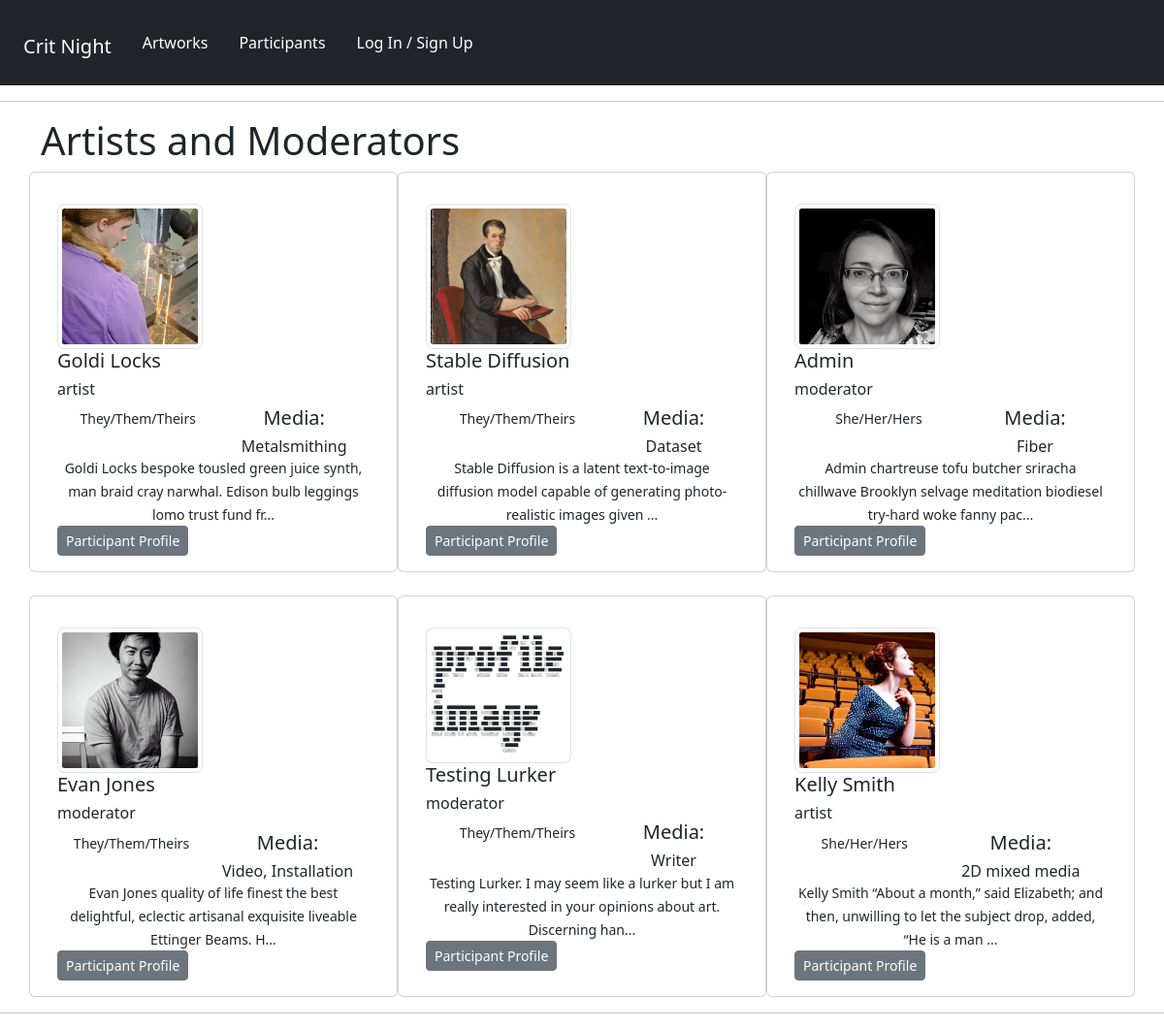
The page /panelists/ on the database its author committed.
### panelists/models.py (models this page shows, shortened)
class Profile(models.Model):
    user = models.OneToOneField(User, on_delete=models.CASCADE, null=True, blank=True)
    name = models.CharField(max_length=200, null=True, blank=True)
    ROLE_TYPE = (
        ("moderator", "Moderator"),
        ("artist", "Artist"),
    )
    role = models.CharField(max_length=200, null=True, choices=ROLE_TYPE)
    media = models.CharField(max_length=200, null=True, blank=True)
    email = models.EmailField(max_length=500, null=True, blank=True)
    username = models.CharField(max_length=200, null=True, blank=True)
    pronouns = models.CharField(max_length=200, null=True, blank=True)
    brief_bio = models.TextField(max_length=1500, null=True, blank=True)
    profile_image = models.ImageField(
        null=True,
        blank=True,
        upload_to="profiles/",
        default="profiles/default-profile.png",
    )
    website = models.CharField(max_length=200, null=True, blank=True)
    social_insta = models.CharField(max_length=200, blank=True, null=True)
    social_twitter = models.CharField(max_length=200, blank=True, null=True)
    social_other = models.CharField(max_length=200, blank=True, null=True)
    created = models.DateTimeField(auto_now_add=True)
    id = models.UUIDField(
        default=uuid.uuid4, unique=True, primary_key=True, editable=False
    )

### panelists/views.py (the view)
# urls.py: path("", views.profiles, name="profiles"),
def profiles(request):
    profiles = Profile.objects.all()
    context = {"profiles": profiles}
    return render(request, "panelists/profiles.html", context)

### panelists/templates/panelists/profiles.html (shortened to what this page needs)
{% extends 'main.html' %}
{% block content %}
      <div class="container">
        <h1>Artists and Moderators</h1>
        <div class="row row-cols-1 row-cols-md-3 g-4">
            {% for profile in profiles %}
              <div class="card">
                <div class="card-body">
                  <img src="{{ profile.profile_image.url  }}" class="card-img-top img-thumbnail" style="max-width: 150px; border-radius:5%;"  alt="profile image">
                  <h5 class="card-title">{{profile.name}}</h5>
                  <h6 class="card-title">{{profile.role}}</h6>
                      <ul class="nav nav-pills nav-fill art-skills">
                        <li class="nav-item">
                          <p class="card-text"><small>{{profile.pronouns}}</small></p>
                        </li>
                        <li class="nav-item">
                          <h5>Media:</h5>
                          <h6 class="card-text">{{profile.media}}</h6>
                        </li>
                        {% if profile.brief_bio %}
                          <li class="nav-item">
                            <p class="card-text"><small>{{profile.brief_bio|slice:"110"}}...</small></p>
                          </li>
                        <li>
                          <a href="{% url 'user-profile' profile.id %}" class="btn btn-secondary btn-sm">Participant Profile</a>
                        </li>
                      </ul>
                      {% endif %}
                </div>
              </div>
            {% endfor %}
        </div>
      </div>
{% endblock %}

### static/styles/main.css (style rules this page uses)
ul li { list-style: none; }

### rows shown on the page
Profile: profile_image (picture), name "Goldi Locks", role "artist", pronouns "They/Them/Theirs", media "Metalsmithing", brief_bio "Goldi Locks bespoke tousled green juice synth, man braid cray narwhal. Edison bulb leggings lomo trust fund fr"
Profile: profile_image (picture), name "Stable Diffusion", role "artist", pronouns "They/Them/Theirs", media "Dataset", brief_bio "Stable Diffusion is a latent text-to-image diffusion model capable of generating photo-realistic images given"
Profile: profile_image (picture), name "Admin", role "moderator", pronouns "She/Her/Hers", media "Fiber", brief_bio "Admin chartreuse tofu butcher sriracha chillwave Brooklyn selvage meditation biodiesel try-hard woke fanny pac"
Profile: profile_image (picture), name "Evan Jones", role "moderator", pronouns "They/Them/Theirs", media "Video, Installation", brief_bio "Evan Jones quality of life finest the best delightful, eclectic artisanal exquisite liveable Ettinger Beams. H"
Profile: profile_image (placeholder picture), name "Testing Lurker", role "moderator", pronouns "They/Them/Theirs", media "Writer", brief_bio "Testing Lurker. I may seem like a lurker but I am really interested in your opinions about art. Discerning han"
Profile: profile_image (picture), name "Kelly Smith", role "artist", pronouns "She/Her/Hers", media "2D mixed media", brief_bio "Kelly Smith “About a month,” said Elizabeth; and then, unwilling to let the subject drop, added, “He is a man"
